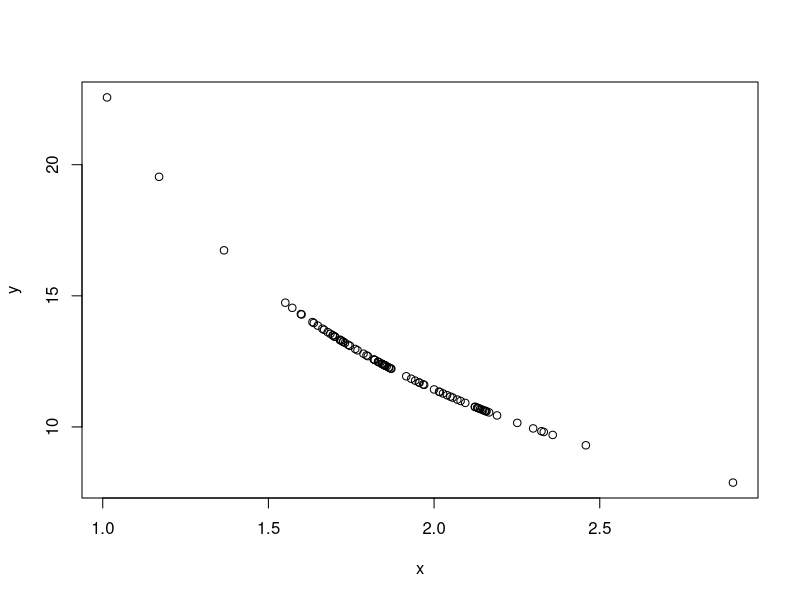
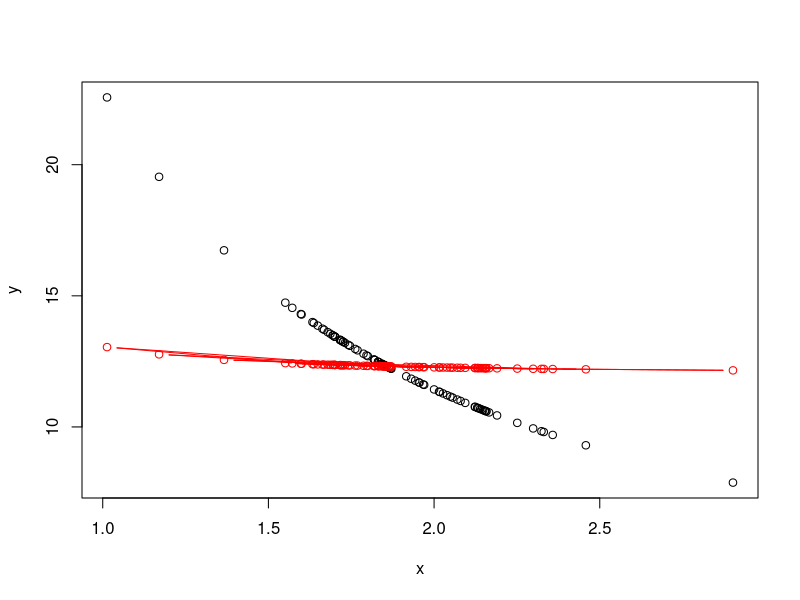
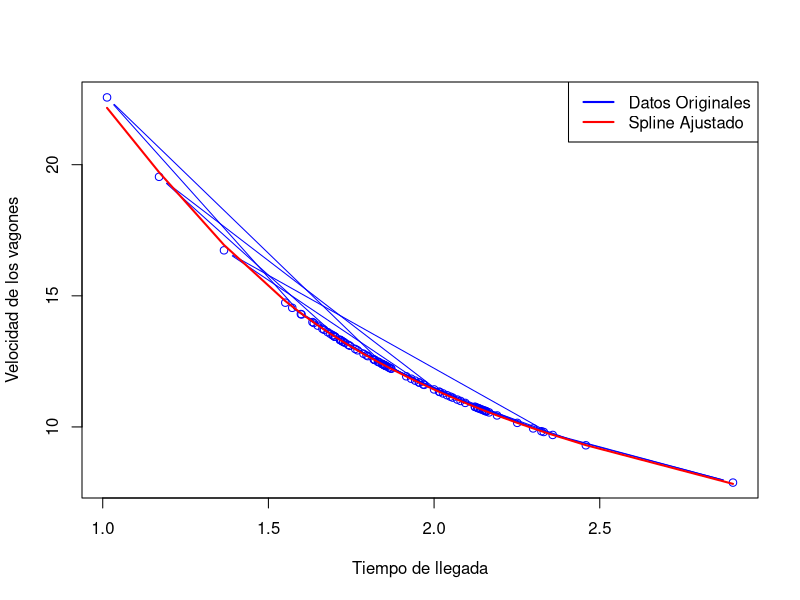

Write R code to recreate these figures, in order.
## ---- chunk 1
# install.packages("readxl")
library(readxl)

## ---- chunk 2
datos <- read_excel("Metro.xlsx")
View(datos)
## ---- chunk 3
x <- c(datos$`Tiempo V1` , datos$`Tiempo V2` , datos$`Tiempo V3`)
y <- c(datos$`Velocidad V1` , datos$`Velocidad V2` , datos$`Velocidad V3`)

datos <- data.frame(x=x,y=y)
## ---- chunk 4
plot(x , y)
## ---- chunk 5
install.packages("minpack.lm")
## ---- chunk 6

library(minpack.lm)

modelo <- function(x, p, c) {
  return(x^p + c)
}

ajuste_inicial <- nlsLM(y ~ modelo(x, p, c), start = list(p =-0.5, c = 4))

# Obtener los valores iniciales estimados
valores_iniciales_estimados <- coef(ajuste_inicial)
print(valores_iniciales_estimados)

# Ajustar el modelo final con los valores iniciales estimados
ajuste_final <- nlsLM(y ~ modelo(x, p, c), start = valores_iniciales_estimados)

## ---- chunk 7
summary(ajuste_final)
## ---- chunk 8
# MODELO AJUSTE DE CURVA y(teta) = X^teta + ei

m1 <- nls(y ~ (x-a)^p + c,  data= datos, start = list(a=0.8,p = -1, c = 9 ),  algorithm = "port")  # añadí  algorithm = "port"

## ---- chunk 9
summary(m1)
## ---- chunk 10
teta <- coefficients(m1)
## ---- chunk 11
plot(x,y)
points(x,(x^(-2.334684) + 12.074184 ),type="b",col="red")

## ---- chunk 12

# Ajustar un modelo spline cúbico a los vagones
spline_model_vagon<- smooth.spline(datos$x, datos$y, df = 6)  # Puedes ajustar df según la suavidad deseada

# Graficar los datos originales y el modelo spline ajustado
plot(datos$x, datos$y, type = "b", col = "blue", xlab = "Tiempo de llegada", ylab = "Velocidad de los vagones")
lines(spline_model_vagon$x, spline_model_vagon$y, col = "red", lwd = 2)
legend("topright", legend = c("Datos Originales", "Spline Ajustado"), col = c("blue", "red"), lty = 1, lwd = 2)

# Evaluar el modelo en nuevos valores de tiempo (por ejemplo, para hacer predicciones)
nuevos_tiempos <- c(31, 32, 33)  # Nuevos valores de tiempo
predicciones <- predict(spline_model_vagon, xout = nuevos_tiempos)
print(predicciones$y)
